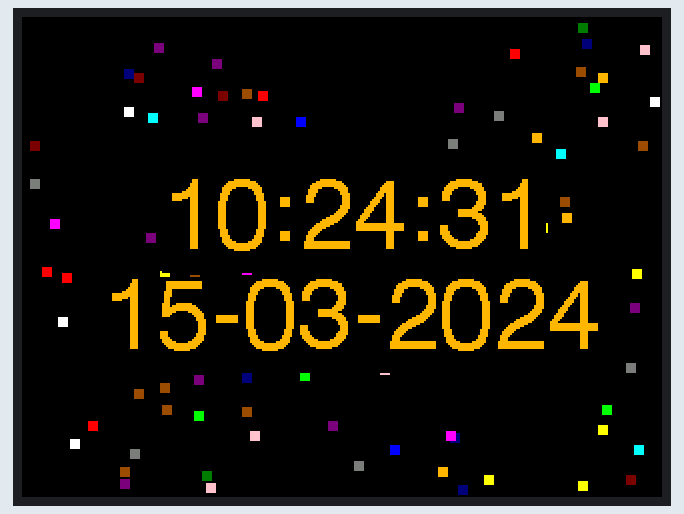
Bench run of a sketch on a simulated ESP32. Shown: 320×240 colour display. WiFi joins after 1.5 s; servers stay silent unless stated; network time is answered at once with the bench clock; the local clock reads 2024-03-15 10:24:30 at power-on unless the sketch sets it; random numbers use the default seed unless the sketch sets one; what the sketch prints to the serial monitor is not drawn.

Above: at 2.38 s.
At 6.99 s:
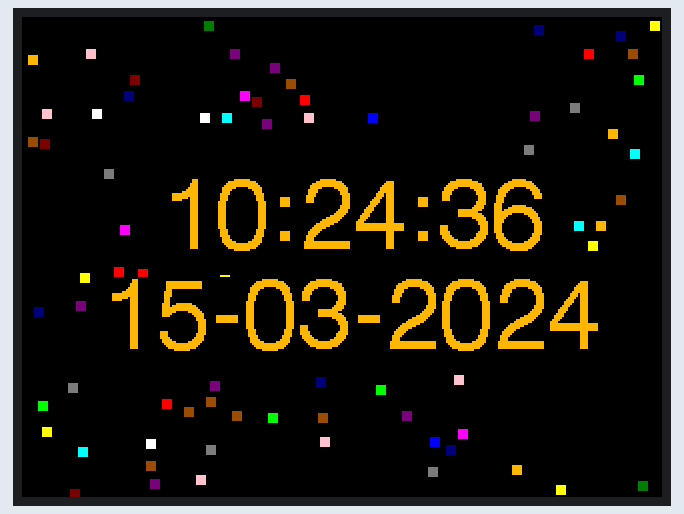
At 11.6 s:
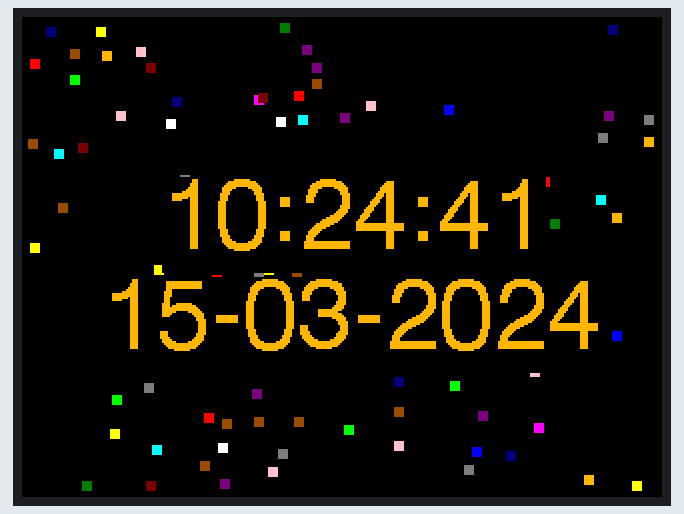
At 20.82 s:
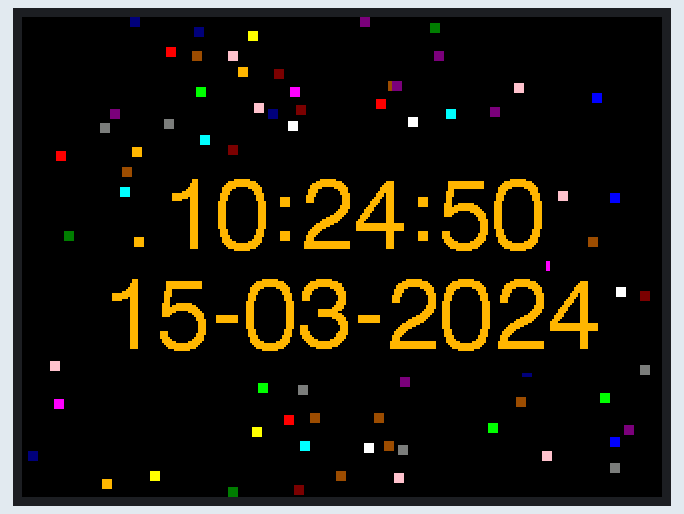
At 30.04 s:
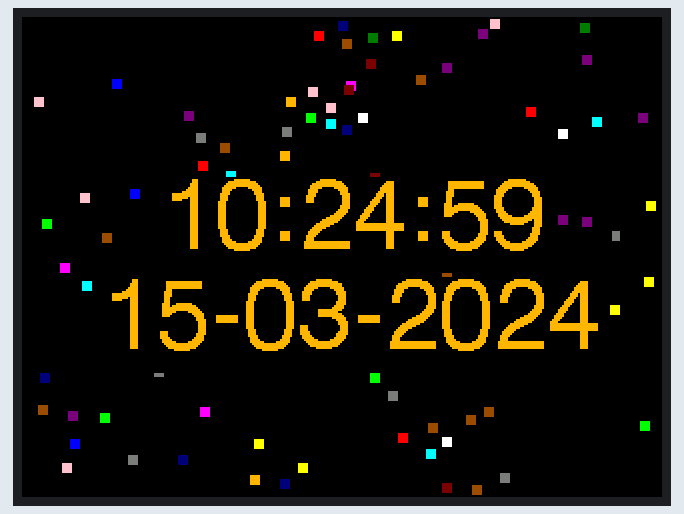
At 39.72 s:
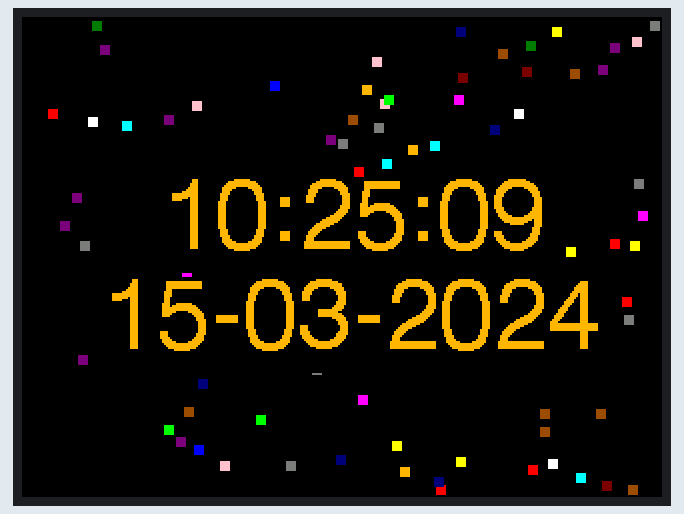

The sketch:

ESP32-2432S028-Display3.ino
```cpp
/*
2.8 inch 240*320 LCD TFT Module With Touch
TFT_eSPI by Bodmer and ARDUINO IDE 2.0.2 with ESP32-2432S028

https://en.wikipedia.org/wiki/Boids
https://wiki.edu.vn/wiki29/2021/11/17/beflockung-verhalten-wikipedia/
write update_fish() with 3 laws:
separation: steer to avoid crowding local flockmates
alignment: steer towards the average heading of local flockmates
cohesion: steer to move towards the average position (center of mass) of local flockmates
*/

#define WITH_TIME
#include <TFT_eSPI.h>
#include <SPI.h>
#include <math.h>

#ifdef WITH_TIME
#include <WiFi.h>
#include <NTPClient.h>
const char* ssid = "xxxxxxxxxx";         // Replace with your
const char* password = "xxxxxxxxx";  // WiFi credentials
WiFiUDP ntpUDP;
NTPClient timeClient(ntpUDP);
int wifiTimeOutCounter = 0;
#endif  //WITH_TIME

uint32_t chipId = 0;

#define MAX_Y 240
#define MAX_X 320
TFT_eSPI tft = TFT_eSPI();
TFT_eSprite spr = TFT_eSprite(&tft);  // Declare Sprite object "spr" with pointer to "tft" object
uint16_t palette[16] = { TFT_GREENYELLOW, TFT_NAVY, TFT_ORANGE, TFT_DARKCYAN, TFT_MAROON,
                         TFT_PURPLE, TFT_PINK, TFT_LIGHTGREY, TFT_YELLOW, TFT_BLUE,
                         TFT_GREEN, TFT_CYAN, TFT_RED, TFT_MAGENTA, TFT_BLUE, TFT_WHITE };

// simutation values
#define MAX_FISH 100
#define NEIGHBOR_DISTANCE 10
#define RANDOM_FACTOR 1.5
#define SEPARATION_FACTOR 1
#define ALIGNMENT_FACTOR .5
#define COHESION_FACTOR .9
#define OLDSPEED_FACTOR .1
#define ENDSPEED_FACTOR 2

struct fish {
  float_t x;  // pos
  float_t y;
  float_t dx;  //direction
  float_t dy;
  uint16_t color;
};
struct fish f[MAX_FISH];

#ifdef WITH_TIME
// it's missing in the Standard-Libary
String getFormattedDate() {
#define LEAP_YEAR(Y) ((Y > 0) && !(Y % 4) && ((Y % 100) || !(Y % 400)))
  unsigned long rawTime = timeClient.getEpochTime() / 86400L;
  unsigned long days = 0, year = 1970;
  uint8_t month;
  static const uint8_t monthDays[] = { 31, 28, 31, 30, 31, 30, 31, 31, 30, 31, 30, 31 };
  while ((days += (LEAP_YEAR(year) ? 366 : 365)) <= rawTime)
    year++;
  rawTime -= days - (LEAP_YEAR(year) ? 366 : 365);
  days = 0;
  for (month = 0; month < 12; month++) {
    uint8_t monthLength;
    if (month == 1) {
      monthLength = LEAP_YEAR(year) ? 29 : 28;
    } else {
      monthLength = monthDays[month];
    }
    if (rawTime < monthLength) break;
    rawTime -= monthLength;
  }
  String monthStr = ++month < 10 ? "0" + String(month) : String(month);
  String dayStr = ++rawTime < 10 ? "0" + String(rawTime) : String(rawTime);
  //return String(year) + "-" + monthStr + "-" + dayStr; //for the retarded
  return String(dayStr) + "-" + monthStr + "-" + year;
}
#endif  //WITH_TIME

// Function to calculate distance from direction and speed vector
inline float_t calcDistance(float_t dx, float_t dy) {
  return (sqrt(dx * dx + dy * dy));  // Calculate distance
}

// Function to calculate angle in degress from direction and speed vector
inline float_t calcAngle(float_t dx, float_t dy) {
  return (atan2(dy, dx) * 180.0 / M_PI);  // Calculate angle in degrees
}

// Function to calculate direction and speed vector X from angle in degrees and distance
inline float_t calcVectorX(float_t angle, float_t distance) {
  float_t rad = angle * M_PI / 180.0;  // Convert angle to radians
  return (cos(rad) * distance);        // Calculate x component of vector
}

// Function to calculate direction and speed vector Y from angle in degrees and distance
inline float_t calcVectorY(float_t angle, float_t distance) {
  float_t rad = angle * M_PI / 180.0;  // Convert angle to radians
  return (sin(rad) * distance);        // Calculate y component of vector
}
inline float_t rand_float() {
  // Random numbers between -1 and +1 as float
  return (random(-32768, 32767) / 32767.0);
}

void setup(void) {
  Serial.begin(115200);
  while (!Serial) delay(10);
  Serial.println("Booting...");

  for (int i = 0; i < 17; i = i + 8) chipId |= ((ESP.getEfuseMac() >> (40 - i)) & 0xff) << i;
  Serial.printf("ESP32 Chip model = %s Rev %d\n", ESP.getChipModel(), ESP.getChipRevision());
  Serial.printf("This chip has %d cores\n", ESP.getChipCores());
  Serial.print("Chip ID: ");
  Serial.println(chipId);

#ifdef WITH_TIME
  Serial.print("Connecting to ");
  Serial.print(ssid);
  Serial.print(" ");
  WiFi.begin(ssid, password);
  while (WiFi.status() != WL_CONNECTED) {
    delay(500);
    Serial.print(".");
    wifiTimeOutCounter++;
    if (wifiTimeOutCounter >= 60) ESP.restart();
  }
  Serial.println("");
  Serial.println("WiFi connected.");
  Serial.print("IP address: ");
  Serial.println(WiFi.localIP());

  // Print the MAC address
  uint8_t mac[6];
  WiFi.macAddress(mac);
  Serial.print("MAC address: ");
  for (int i = 0; i < 6; i++) {
    Serial.print(mac[i], HEX);
    if (i < 5) Serial.print(":");
  }
  Serial.println("");
  // Convert MAC address to unique identifier (UID)
  uint64_t uid = ((uint64_t)mac[0] << 40) | ((uint64_t)mac[1] << 32) | ((uint64_t)mac[2] << 24) | ((uint64_t)mac[3] << 16) | ((uint64_t)mac[4] << 8) | ((uint64_t)mac[5]);
  Serial.print("MAC unique identifier: ");
  Serial.println(uid);

  timeClient.begin();
  timeClient.setTimeOffset(-3600 * 5);
#endif  //WITH_TIME

  tft.init();
  spr.setColorDepth(4);
  spr.createSprite(MAX_X, MAX_Y);
  tft.setRotation(1);

  // create random pos
  uint16_t i = MAX_FISH;
  while (i--) {
    f[i].color = random(0x10);  // Returns color 0 - 0x0F (i.e. 0-15)
    f[i].x = random(MAX_X);
    f[i].y = random(MAX_Y);
    f[i].dx = 0;
    f[i].dy = 0;
  };
}


void loop() {
  spr.fillSprite(0);  // Fill the whole sprite with color 0 (Sprite is in memory so not visible yet)

  // for every fish
  for (int i = 0; i < MAX_FISH; i++) {
    float_t separation_dx = 0;
    float_t separation_dy = 0;
    float_t alignment_dx = 0;
    float_t alignment_dy = 0;
    float_t cohesion_dx = 0;
    float_t cohesion_dy = 0;
    uint16_t num_neighbors = 0;

    for (uint16_t j = 0; j < MAX_FISH; j++) {
      if (i == j) continue;  // keine Berechnung für den eigenen Fisch
      float_t distx = f[j].x - f[i].x;
      float_t disty = f[j].y - f[i].y;
      if (distx < 2 && distx > -2 && disty < 2 && disty > -2) {
        distx = 10 * rand_float();
        disty = 10 * rand_float();
      }
      float_t dist = calcDistance(distx, disty);

      if (dist >= 0 && dist < NEIGHBOR_DISTANCE) {
        // Update the seperation vector
        separation_dx -= (distx / dist);
        separation_dy -= (disty / dist);
      }
      if (dist > 0 && dist < NEIGHBOR_DISTANCE) {
        // Update the alignment vector
        alignment_dx += f[j].dx;
        alignment_dy += f[j].dy;
      }
      if (dist > 0 && dist < NEIGHBOR_DISTANCE) {
        // Update the cohesion vector
        cohesion_dx += f[j].x;
        cohesion_dy += f[j].y;
        num_neighbors++;
      }
    }
    if (num_neighbors > 0) {
      cohesion_dx -= f[i].x;
      cohesion_dy -= f[i].y;
    }

    // update direction and speed vector
    float_t oldAngle = calcAngle(f[i].dx, f[i].dy);
    f[i].dx = calcVectorX(oldAngle, OLDSPEED_FACTOR);
    f[i].dy = calcVectorY(oldAngle, OLDSPEED_FACTOR);
    float_t separationAngle = calcAngle(separation_dx, separation_dy);
    f[i].dx += calcVectorX(separationAngle, SEPARATION_FACTOR);
    f[i].dy += calcVectorY(separationAngle, SEPARATION_FACTOR);
    float_t alignmentAngle = calcAngle(alignment_dx, alignment_dy);
    f[i].dx += calcVectorX(alignmentAngle, ALIGNMENT_FACTOR);
    f[i].dy += calcVectorY(alignmentAngle, ALIGNMENT_FACTOR);
    float_t cohesionAngle = calcAngle(cohesion_dx, cohesion_dy);
    f[i].dx += calcVectorX(cohesionAngle, COHESION_FACTOR);
    f[i].dy += calcVectorY(cohesionAngle, COHESION_FACTOR);
    f[i].dx += (RANDOM_FACTOR * rand_float());  // Random x and y coordinate
    f[i].dy += (RANDOM_FACTOR * rand_float());  // Random x and y coordinate
    oldAngle = calcAngle(f[i].dx, f[i].dy);
    f[i].dx = calcVectorX(oldAngle, ENDSPEED_FACTOR);
    f[i].dy = calcVectorY(oldAngle, ENDSPEED_FACTOR);

    // Update the position of the fish based on its direction and speed
    f[i].x += f[i].dx;
    f[i].y += f[i].dy;

    // ceck boundary same side
    if (f[i].x <= 0) f[i].x = MAX_X - 5;
    if (f[i].x >= MAX_X - 1) f[i].x = 5;
    if (f[i].y <= 0) f[i].y = MAX_Y - 5;
    if (f[i].y >= MAX_Y - 1) f[i].y = 5;

    /* // ceck boundary other side
    if (f[i].x <= 0) f[i].x = 5;
    if (f[i].x >= MAX_X - 1) f[i].x = MAX_X - 5;
    if (f[i].y <= 0) f[i].y = 5;
    if (f[i].y >= MAX_Y - 1) f[i].y = MAX_X - 5;  */

    // print fish
    for (int16_t dx = -2; dx <= 2; dx++)
      for (int16_t dy = -2; dy <= 2; dy++)
        spr.drawPixel(f[i].x + dx, f[i].y + dy, f[i].color);
  }
#ifdef WITH_TIME
  spr.setTextColor(3, 0);
  timeClient.update();
  String strtmp = timeClient.getFormattedTime() + "  " + getFormattedDate();
  if (timeClient.isTimeSet()) {
    spr.drawString(timeClient.getFormattedTime(), 70, 80, 6);
    spr.drawString(getFormattedDate(), 40, 130, 6);
  }
#endif  //WITH_TIME

  spr.pushSprite(0, 0);
}
```

Measured:
- what the display in image 0 shows lasts 0.4 s, from 2.2 s to 2.6 s
